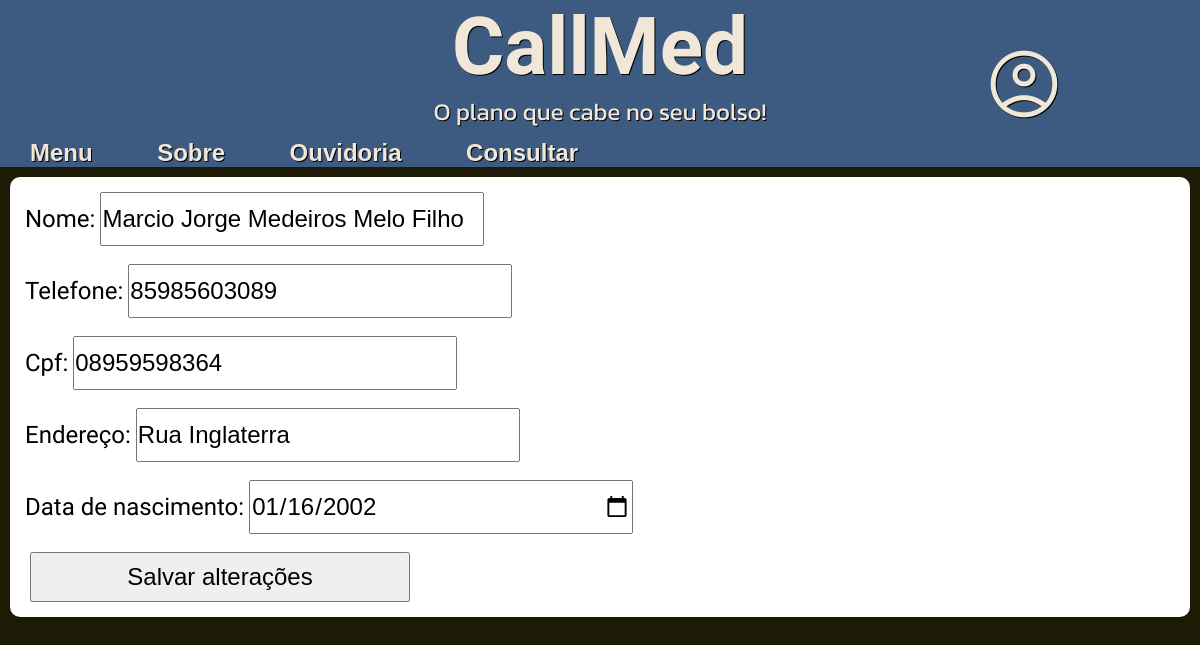
/Fomulario_Edit.php?id=19, run on the app's committed database.
### tables this page shows
CREATE TABLE `clientes` (
  `id` int(11) UNSIGNED NOT NULL,
  `nome` varchar(50) NOT NULL,
  `telefone` varchar(20) DEFAULT NULL,
  `cpf` varchar(15) DEFAULT NULL,
  `nascimento` date DEFAULT NULL,
  `endereço` varchar(50) DEFAULT NULL,
  `senha` varchar(100) DEFAULT NULL
);

### Fomulario_Edit.php (the view, shortened to what this page needs)
<!DOCTYPE html>
<html lang="pt-br">
<head>
    <link rel="stylesheet" href="estilos/principalform.css">
    <link rel="stylesheet" href="estilos/mediaquery.css">
    <link rel="stylesheet" href="script.js">
</head>
<body>
    <header id="menu">
        <h1>CallMed</h1>
        <p>O plano que cabe no seu bolso!</p>
        <div id="login">
            <a href="TelaLogin.php" target="_blank">
                <span class="material-symbols-outlined">
                </span>
            </a>
        </div>
    </header>
    <nav>
        <a href="index.html" target="_self" class="link">Menu</a>
        <a href="sobre.html" target="_self" class="link">Sobre</a>
        <a href="ouvidoria.html" target="_self" class="link">Ouvidoria</a>
        <a href="consultar.php" target="_self" class="link">Consultar</a>
    </nav>
<?php
    $id = $_GET['id'];
    include("servidor.php");
    $sql = "SELECT cpf, nascimento, telefone, endereço, nome FROM clientes WHERE id = '$id'";
    echo"<main>";
    echo "<form action=editar.php method='post'>";
    $result = $conn->query($sql);
    if ($result) {
        foreach ($result as $row) {
        echo "<label for=nome>Nome:</label>";
        echo"<input type=text id=nome name=nome placeholder='Digite aqui seu nome' value='" . $row['nome'] . "'>";
        echo "<br><br>";
        echo "<label for=telefone>Telefone:</label>";
        echo "<input type=number id=tel name=tel placeholder='Digite aqui seu Telefone' value='" . $row['telefone'] . "'>";
        echo "<br><br>";
        echo "<label for=cpf>Cpf:</label>";
        echo "<input type=text id=cpf name=cpf placeholder='Digite aqui seu CPF' value='" . $row['cpf'] . "'>";
        echo "<br><br>";
        echo "<label for=endereço>Endereço:</label>";
        echo "<input type=text id=ende name=ende placeholder='Digite aqui seu Endereço:' value='" . $row['endereço'] . "'>";
        echo "<br><br>";
        echo "<label for=nasc>Data de nascimento:</label>";
        echo "<input type=date id=nasc name=nasc placeholder='Digite aqui sua data de nascimento:' value='" . $row['nascimento'] . "'>";
        echo "<br><br>";
        echo "<input type=submit value='Salvar alterações'>";
    }
    } else {
        echo "Erro na consulta: " . $conn->errorInfo();
    }
    echo"</main>";
?>

### estilos/principalform.css (style rules this page uses)
* { margin: 0; padding: 0px; font-family: Arial, Helvetica, sans-serif; }
body { background-color: #1D1A05; }
header { height: auto; width: auto; margin: auto; background-color: #3D5A80; color: #F0E7D8; text-align: center; }
header > h1 { font-family: 'Agbalumo', sans-serif; font-size: 3em; position: relative; text-shadow: 1px 1px black; }
header > p { font-family: 'Kanit', sans-serif; font-size: 1.2em; text-shadow: 1px 1px black; }
div#login { position: absolute; display: inline-block; left: 82%; top: 3%; }
span.material-symbols-outlined { color: #F0E7D8; font-size: 3em; text-shadow: 1px 1px black; }
nav { background-color: #3D5A80; padding-top: 10px; }
a.link { text-decoration: none; color: #F0E7D8; font-weight: bolder; padding: 8px; text-shadow: 1px 1px black; }
main { margin: 10px; padding: 15px; border-radius: 10px; background-color: white; }
label { font-family: 'Agbalumo', sans-serif; font-size: 1.2em; }
input { margin-left: 5px; }

### estilos/mediaquery.css (style rules this page uses)
@media screen and (min-width:780px) { header > h1 { font-size: 5em; } }
@media screen and (min-width:780px) { header > p { font-size: 1.5em; } }
@media screen and (min-width:780px) { span.material-symbols-outlined { font-size: 5em; padding-top: 20px; } }
@media screen and (min-width:780px) { a.link { font-size: 1.5em; padding: 30px; } }
@media screen and (min-width:780px) { label { font-size: 1.5em; } }
@media screen and (min-width:780px) { input { font-size: 1.5em; height: 50px; width: 380px; } }

### data on the page
clientes: nome "Marcio Jorge Medeiros Melo Filho", tel "85985603089", cpf "08959598364", ende "Rua Inglaterra", nasc "01/16/2002"
